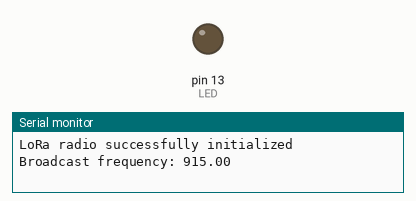
This sketch was run on a simulated Arduino Uno, built with avr-gcc and run on an emulated ATmega328P. Shown: output pins drawn as LEDs (lit = HIGH), the last lines printed to the serial monitor. No radio packets arrive unless stated; pins used as bus, display or sensor lines are not drawn.

Above: at 0.6 s.
At 2.83 s:
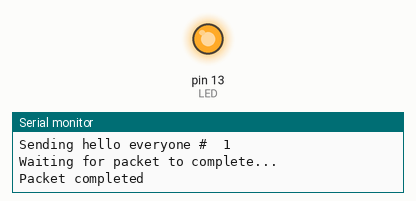
Timing chart, 0 to 3.3 s (numbered marks = the images above):
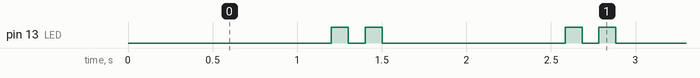

Measured:
- by itself, pin 13 (LED): repeats every 1.4 s: LOW 0.10 s, HIGH 0.10 s, LOW 1.1 s, HIGH 0.10 s
- by itself, everything shown: repeats every 1.4 s, in 4 steps

The sketch:

1-to-3_send.ino
```cpp
#include <SPI.h>
#include <RH_RF95.h>

// Feather M0 pinout
#define RFM95_CS 8
#define RFM95_RST 4
#define RFM95_INT 3

#define LED 13

// Setting frequency (MHz)
#define RF95_FREQ 915.0

// Singleton instance of the radio driver
RH_RF95 rf95(RFM95_CS, RFM95_INT);

// Device ID character
char ID[] = "A"; // This is a char array instead of a char because I spent an hour and a half trying to make it work as a char and it was a massive pain in my ass

void broadcast(char *msg, int len, bool includeID = false);
// Broadcasts a signal via RF95
// msg is a pointer to a message
// len contains the length of msg (can be obtained using sizeof(msg)/sizeof(msg[0]))
// includeID determines whether the device ID is included at the beginning of the message

void blinkyBlinky(); // Literally just blinks the light to save space in main

void setup() {
  // serial setup and radio hard-reset
  pinMode(LED, OUTPUT);
  pinMode(RFM95_RST, OUTPUT); // Sets the reset pin to output
  digitalWrite(RFM95_RST, HIGH); // Writes high to the reset pin

  Serial.begin(115200); // Starts serial transmission at a baud rate of 115200
  // Waits for the serial console to be opened
  // REMOVE THIS IF THE BOARD ISN'T CONNECTED TO A COMPUTER
  while (!Serial) {
    delay(1); // wait
 }
  delay(100);

  // RFM95 reset
  digitalWrite(RFM95_RST, LOW); // Resets RFM95
  delay(10);
  digitalWrite(RFM95_RST, HIGH);
  delay(10);

  while (!rf95.init()) {
    Serial.println("Something's wrong. I can feel it.\nLoRa radio init failed"); // Error detection that I decided to leave in
    while (1); // Stops the program in its tracks
  }
  Serial.println("LoRa radio successfully initialized");

  if (!rf95.setFrequency(RF95_FREQ)) {
    Serial.println("setFrequency failed"); // Checks if a frequency is not sent
    while(1);
  }
  Serial.print("Broadcast frequency: "); Serial.println(RF95_FREQ);
  rf95.setTxPower(23, false); // Sets power level to 23 dBm with RFO disabled
  digitalWrite(LED, LOW);
}

uint8_t count = 0; // Will count the number of messages sent

void loop() {
  // put your main code here, to run repeatedly:
  delay(1000); // Wait 1 second between transmissions (unsure if this is a requirement)
  char message[] = "hello everyone #                "; // Contains the message that will be sent
  int l = sizeof(message)/sizeof(message[0]);
  itoa(count++, message+(l-15), 10);
  broadcast(message, l, false); // No ID because I do not see it as necessary for this test
  blinkyBlinky(); // Blinky blinky
}

void broadcast(char *msg, int len, bool includeID) {
  delay(10); // Sample code does this. Probably wouldn't hurt to wait a bit before transmission. We can remove this later if needed
  char msgB[len+2]; // Char that includes the ID designation and the broadcasted message
  if (includeID) {
    //msgB[0] = ID[0];
    //msgB[1] = '|';
    strcpy(msgB, ID);
    strcat(msgB, "|");
    strcat(msgB, msg);
    /*for (int i = 2; i<len+2; i++) {
      msgB[i] = msg[i-2];
    }*/

    Serial.print("Sending "); Serial.println(msgB);
    rf95.send((uint8_t *)msgB, sizeof(msgB));
  }
  else {
    //Serial.print("msg size: "); Serial.println(sizeof(msg)/sizeof(char));
    //Serial.print("msgB size: "); Serial.println(sizeof(msgB)/sizeof(char));
    strcpy(msgB, msg);
    Serial.print("Sending "); Serial.println(msg);
    rf95.send((uint8_t *)msgB, sizeof(msgB));
    //char realmsg[] = "Hello there";
    //rf95.send((uint8_t *)realmsg, sizeof(realmsg));
  }
  Serial.println("Waiting for packet to complete...");
  delay(10);
  rf95.waitPacketSent(); // Waits for the package to send
  Serial.println("Packet completed");
}

void blinkyBlinky() {
  digitalWrite(LED, HIGH);
  delay(100);
  digitalWrite(LED, LOW);
  delay(100);
  digitalWrite(LED, HIGH);
  delay(100);
  digitalWrite(LED, LOW);
}
```
